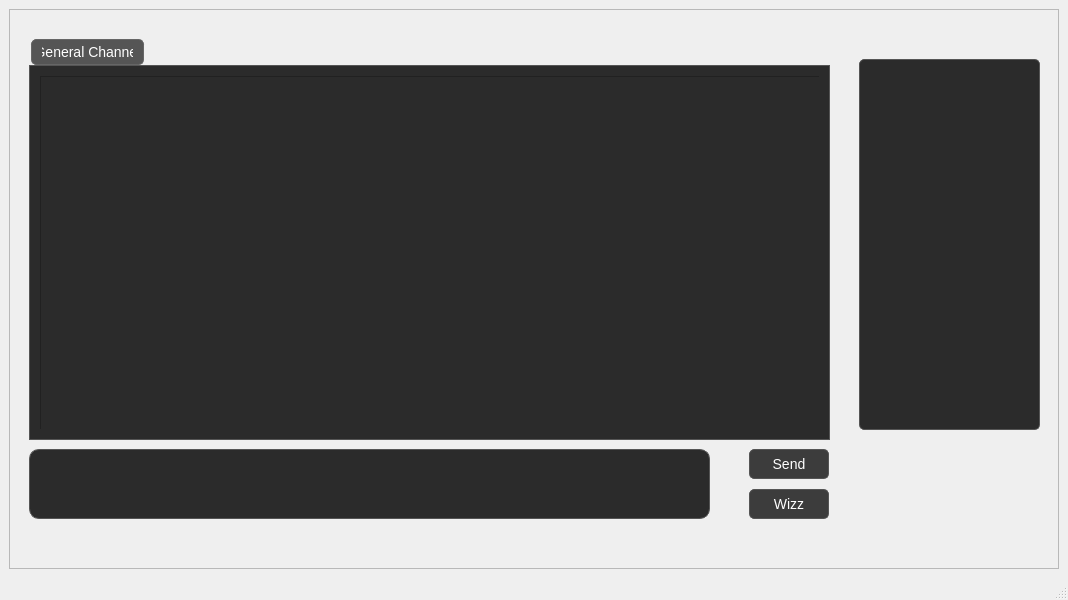
<?xml version="1.0" encoding="UTF-8"?>
<ui version="4.0">
 <class>MainWindow</class>
 <widget class="QMainWindow" name="MainWindow">
  <property name="geometry">
   <rect>
    <x>0</x>
    <y>0</y>
    <width>1068</width>
    <height>600</height>
   </rect>
  </property>
  <property name="windowTitle">
   <string>MainWindow</string>
  </property>
  <widget class="QWidget" name="centralwidget">
   <layout class="QVBoxLayout" name="verticalLayout">
    <item>
     <widget class="QFrame" name="frame">
      <property name="frameShape">
       <enum>QFrame::Shape::StyledPanel</enum>
      </property>
      <property name="frameShadow">
       <enum>QFrame::Shadow::Raised</enum>
      </property>
      <widget class="QPushButton" name="buttonWizz">
       <property name="geometry">
        <rect>
         <x>740</x>
         <y>480</y>
         <width>80</width>
         <height>30</height>
        </rect>
       </property>
       <property name="styleSheet">
        <string notr="true">QPushButton {
    background-color: #3c3c3c; /* Dark button background */
    color: #ffffff;           /* White text */
    border: 1px solid #555;   /* Border color */
    border-radius: 5px;       /* Rounded corners */
    padding: 5px 10px;        /* Padding for button content */
    font-size: 14px;          /* Font size */
    font-family: Arial, sans-serif; /* Font family */
}

QPushButton:hover {
    background-color: #4c4c4c; /* Lighter background on hover */
    border: 1px solid #666;    /* Lighter border on hover */
}

QPushButton:pressed {
    background-color: #2b2b2b; /* Darker background on press */
    border: 1px solid #777;    /* Even lighter border on press */
}

QPushButton:disabled {
    background-color: #555;    /* Gray background for disabled state */
    color: #888;               /* Lighter text color for disabled state */
    border: 1px solid #666;    /* Gray border for disabled state */
}
</string>
       </property>
       <property name="text">
        <string>Wizz</string>
       </property>
      </widget>
      <widget class="QListWidget" name="listClients">
       <property name="geometry">
        <rect>
         <x>850</x>
         <y>50</y>
         <width>181</width>
         <height>371</height>
        </rect>
       </property>
       <property name="styleSheet">
        <string notr="true">QListView {
    background-color: #2b2b2b; /* Dark background */
    color: #ffffff;           /* White text */
    border: 1px solid #555;   /* Border color */
    border-radius: 5px;       /* Rounded corners */
    padding: 5px;             /* Padding inside the list view */
    font-size: 14px;          /* Font size */
    font-family: Arial, sans-serif; /* Font family */
}

QListView::item {
    background-color: #2b2b2b; /* Default item background */
    color: #ffffff;            /* Default item text color */
    padding: 5px;              /* Padding around each item */
    border-bottom: 1px solid #444; /* Divider between items */
}

QListView::item:hover {
    background-color: #3c3c3c; /* Lighter background on hover */
    color: #ffffff;            /* Text color on hover */
}

QListView::item:selected {
    background-color: #555;    /* Highlighted background for selected item */
    color: #ffffff;            /* Highlighted text color for selected item */
}

QListView::item:selected:active {
    background-color: #666;    /* Slightly darker background when active */
    color: #ffffff;
}
</string>
       </property>
      </widget>
      <widget class="QPushButton" name="buttonSend">
       <property name="geometry">
        <rect>
         <x>740</x>
         <y>440</y>
         <width>80</width>
         <height>30</height>
        </rect>
       </property>
       <property name="styleSheet">
        <string notr="true">QPushButton {
    background-color: #3c3c3c; /* Dark button background */
    color: #ffffff;           /* White text */
    border: 1px solid #555;   /* Border color */
    border-radius: 5px;       /* Rounded corners */
    padding: 5px 10px;        /* Padding for button content */
    font-size: 14px;          /* Font size */
    font-family: Arial, sans-serif; /* Font family */
}

QPushButton:hover {
    background-color: #4c4c4c; /* Lighter background on hover */
    border: 1px solid #666;    /* Lighter border on hover */
}

QPushButton:pressed {
    background-color: #2b2b2b; /* Darker background on press */
    border: 1px solid #777;    /* Even lighter border on press */
}

QPushButton:disabled {
    background-color: #555;    /* Gray background for disabled state */
    color: #888;               /* Lighter text color for disabled state */
    border: 1px solid #666;    /* Gray border for disabled state */
}
</string>
       </property>
       <property name="text">
        <string>Send</string>
       </property>
      </widget>
      <widget class="QTextEdit" name="textEdit">
       <property name="geometry">
        <rect>
         <x>20</x>
         <y>440</y>
         <width>681</width>
         <height>70</height>
        </rect>
       </property>
       <property name="styleSheet">
        <string notr="true">QTextEdit {
    background-color: #2b2b2b; /* Dark background */
    color: #ffffff; /* White text */
    border: 1px solid #555; /* Border color */
    border-radius: 10px; /* Rounded corners */
    padding: 10px; /* Padding inside the text box */
    font-family: Consolas, monospace; /* Optional: Monospace font */
    font-size: 14px; /* Font size */
}

QTextEdit:hover {
    border: 1px solid #777; /* Slightly lighter border on hover */
}
</string>
       </property>
       <property name="frameShape">
        <enum>QFrame::Shape::NoFrame</enum>
       </property>
      </widget>
      <widget class="QTabWidget" name="tabWidget">
       <property name="geometry">
        <rect>
         <x>20</x>
         <y>30</y>
         <width>801</width>
         <height>401</height>
        </rect>
       </property>
       <property name="styleSheet">
        <string notr="true">/* QTabWidget General Style */
QTabWidget {
    background-color: #2b2b2b; /* Dark background for the tab widget */
    border: 1px solid #555;    /* Border around the entire widget */
    border-radius: 5px;        /* Rounded corners */
}

/* Tab Bar */
QTabBar::tab {
    background-color: #3c3c3c; /* Tab background */
    color: #ffffff;            /* Tab text color */
    border: 1px solid #555;    /* Border around the tab */
    border-bottom: none;       /* Remove bottom border for active effect */
    border-radius: 5px 5px 0 0; /* Rounded top corners for tabs */
    padding: 5px 10px;         /* Padding inside each tab */
    margin: 0 2px;             /* Spacing between tabs */
    font-family: Arial, sans-serif; /* Font family for tabs */
    font-size: 14px;           /* Font size for tabs */
}

/* Hover Effect for Tabs */
QTabBar::tab:hover {
    background-color: #4c4c4c; /* Lighter background on hover */
}

/* Active Tab */
QTabBar::tab:selected {
    background-color: #555;    /* Background for the active tab */
    color: #ffffff;            /* Text color for the active tab */
    border: 1px solid #666;    /* Border for the active tab */
}

/* Disabled Tab */
QTabBar::tab:disabled {
    background-color: #444;    /* Gray background for disabled tabs */
    color: #888;               /* Light gray text color */
}

/* Content Area */
QTabWidget::pane {
    background-color: #2b2b2b; /* Background for the content area */
    border: 1px solid #555;    /* Border around the content area */
    border-radius: 0px 0px 5px 5px; /* Rounded bottom corners */
    padding: 10px;             /* Padding inside the content area */
}
</string>
       </property>
       <property name="tabPosition">
        <enum>QTabWidget::TabPosition::North</enum>
       </property>
       <property name="tabShape">
        <enum>QTabWidget::TabShape::Rounded</enum>
       </property>
       <property name="currentIndex">
        <number>0</number>
       </property>
       <widget class="QWidget" name="tab">
        <attribute name="title">
         <string>General Channel</string>
        </attribute>
        <widget class="QListView" name="listView">
         <property name="geometry">
          <rect>
           <x>0</x>
           <y>0</y>
           <width>781</width>
           <height>381</height>
          </rect>
         </property>
         <property name="styleSheet">
          <string notr="true">QListView {
    background-color: #2b2b2b; /* Dark background */
    color: #ffffff;           /* White text */
    font-size: 14px;          /* Font size */
    font-family: Arial, sans-serif; /* Font family */
}

QListView::item {
    background-color: #2b2b2b; /* Default item background */
    color: #ffffff;            /* Default item text color */
    padding: 5px;              /* Padding around each item */
}

QListView::item:hover {
    background-color: #3c3c3c; /* Lighter background on hover */
    color: #ffffff;            /* Text color on hover */
}

QListView::item:selected {
    background-color: #555;    /* Highlighted background for selected item */
    color: #ffffff;            /* Highlighted text color for selected item */
}

QListView::item:selected:active {
    background-color: #666;    /* Slightly darker background when active */
    color: #ffffff;
}
</string>
         </property>
         <property name="horizontalScrollBarPolicy">
          <enum>Qt::ScrollBarPolicy::ScrollBarAlwaysOff</enum>
         </property>
         <property name="editTriggers">
          <set>QAbstractItemView::EditTrigger::NoEditTriggers</set>
         </property>
         <property name="isWrapping" stdset="0">
          <bool>false</bool>
         </property>
         <property name="wordWrap">
          <bool>false</bool>
         </property>
        </widget>
       </widget>
      </widget>
     </widget>
    </item>
   </layout>
  </widget>
  <widget class="QMenuBar" name="menubar">
   <property name="geometry">
    <rect>
     <x>0</x>
     <y>0</y>
     <width>1068</width>
     <height>24</height>
    </rect>
   </property>
  </widget>
  <widget class="QStatusBar" name="statusbar"/>
 </widget>
 <resources/>
 <connections/>
</ui>
